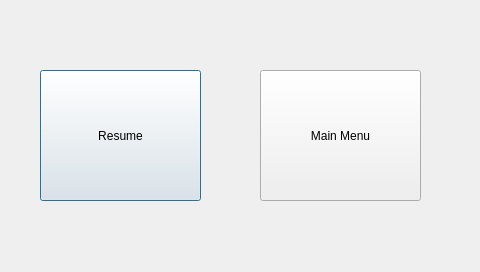
<?xml version="1.0" encoding="UTF-8"?>
<ui version="4.0">
 <class>pausewindow</class>
 <widget class="QDialog" name="pausewindow">
  <property name="geometry">
   <rect>
    <x>0</x>
    <y>0</y>
    <width>480</width>
    <height>272</height>
   </rect>
  </property>
  <property name="windowTitle">
   <string>Dialog</string>
  </property>
  <widget class="QPushButton" name="button_resume">
   <property name="geometry">
    <rect>
     <x>40</x>
     <y>70</y>
     <width>161</width>
     <height>131</height>
    </rect>
   </property>
   <property name="text">
    <string>Resume</string>
   </property>
  </widget>
  <widget class="QPushButton" name="button_main_menu">
   <property name="geometry">
    <rect>
     <x>260</x>
     <y>70</y>
     <width>161</width>
     <height>131</height>
    </rect>
   </property>
   <property name="text">
    <string>Main Menu</string>
   </property>
  </widget>
  <widget class="QLabel" name="Background">
   <property name="geometry">
    <rect>
     <x>0</x>
     <y>0</y>
     <width>480</width>
     <height>272</height>
    </rect>
   </property>
   <property name="text">
    <string/>
   </property>
  </widget>
  <zorder>Background</zorder>
  <zorder>button_resume</zorder>
  <zorder>button_main_menu</zorder>
 </widget>
 <resources/>
 <connections/>
</ui>
